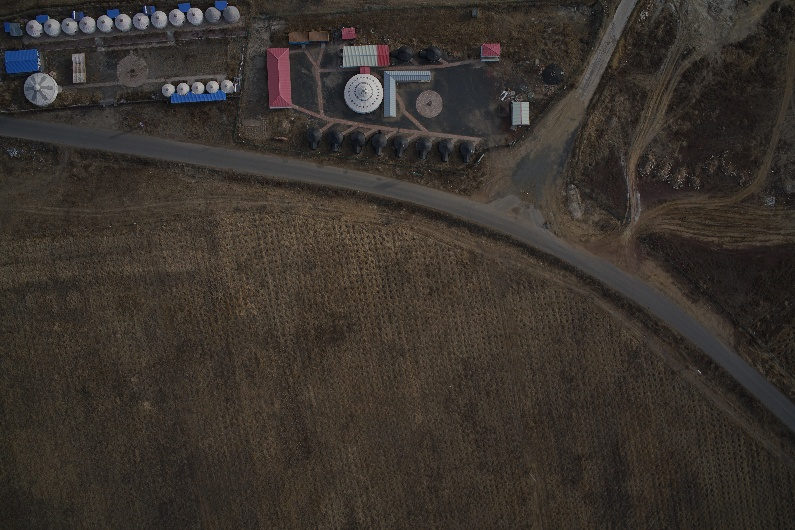
//> input picture Image_project/test_photo/DSC00032.JPG, 795 x 530 px
$ ./image_project3   (built with g++ and OpenCV 4)
//> lines starting //> are read from the running program, lines starting //| are printed output that depends on the picture
#include <iostream>
#include <opencv2/highgui/highgui.hpp>
#include <opencv2/opencv.hpp>
#include <opencv2/xfeatures2d.hpp>
#include <opencv2/core/core.hpp>
#include <opencv2/imgproc/imgproc.hpp>
#include <math.h>
#include <limits.h>


using namespace std;
using namespace cv;

//Number of interval rows
#define  NUMBER_OF_INTERVAL_ROWS    80
//Number of samples taken from the first image
#define  IMAGE1_NUMBER_OF_SAMPLES   300
#define  IMAGE2_NUMBER_OF_SAMPLES   400


int Overlapping_image_mosaic_algorithm( Mat &image1, Mat &image2, int &x_dis, int &y_dis)
{
		//图像image2 应该拼接到image1 的上方(530*795)
		int base[IMAGE1_NUMBER_OF_SAMPLES];
		int start_row = (image1.rows / 4);
		int start_col = (image1.cols / 2) - IMAGE1_NUMBER_OF_SAMPLES/2;

		for(int i=0; i<IMAGE1_NUMBER_OF_SAMPLES; i++)
		{
			base[i] = image1.at<uchar>(start_row - NUMBER_OF_INTERVAL_ROWS, start_col + i) - image1.at<uchar>(start_row, start_col + i);
			image1.at<uchar>(start_row - NUMBER_OF_INTERVAL_ROWS, start_col + i) = 0;
			image1.at<uchar>(start_row, start_col + i) = 0;
		}

		imshow("i1", image1);


		int num = image2.rows  - NUMBER_OF_INTERVAL_ROWS;
		int match_start_col = image2.cols / 2 - IMAGE2_NUMBER_OF_SAMPLES / 2;

		int min_all_err = INT_MAX;
		int min_all_num = 0;
		int min_all_num_dis = 0;

		int min_err[num];
		int min_err_dis[num] = {0};

		for(int i=0; i<num; i++)
		{
			min_err[i] = INT_MAX;
		}

		int match_image[IMAGE2_NUMBER_OF_SAMPLES];
		int dis = IMAGE2_NUMBER_OF_SAMPLES - IMAGE1_NUMBER_OF_SAMPLES + 1;

		for(int n = 0; n < num; n++)
		{
			for(int i=0; i<IMAGE2_NUMBER_OF_SAMPLES; i++)
			{
				match_image[i] = image2.at<uchar>(n, match_start_col + i) -
								 image2.at<uchar>(n + NUMBER_OF_INTERVAL_ROWS, match_start_col + i);
			}

			for(int i=0; i<dis; i++)
			{
				int err = 0;
				for(int j=0; j<IMAGE1_NUMBER_OF_SAMPLES; j++)
				{
					err += pow((match_image[j+i] - base[j]), 2);
				}

				if(err < min_err[n])
				{
					min_err[n] = err;
					min_err_dis[n] = i;

					if(min_err[n] < min_all_err)
					{
						min_all_err = min_err[n];
						min_all_num_dis = min_err_dis[n];
						min_all_num = n;
					}
				}

			}
		}

#if 1
		for(int n = 0; n<num; n++)
		{
			cout << "num:" << n << ",min_err_dis:" << min_err_dis[n] << ",min_err:" << min_err[n] << endl;
		}

		cout << "min all err:" << min_all_err << ",min all num:" << min_all_num << ",min all num dis:" << min_all_num_dis << endl;

		for(int i=0; i<IMAGE1_NUMBER_OF_SAMPLES; i++)
		{
			image2.at<uchar>(min_all_num, match_start_col + min_all_num_dis + i) = 0;
			image2.at<uchar>(min_all_num+NUMBER_OF_INTERVAL_ROWS, match_start_col + min_all_num_dis + i) = 0;
		}

		imshow("i2", image2);
#endif
		//y < 0, 表示向左 移动的像素，y > 0 表示向 右移动的像素
		y_dis = (IMAGE2_NUMBER_OF_SAMPLES - IMAGE1_NUMBER_OF_SAMPLES) / 2 - min_all_num_dis;
		//x > 0, 向上移动了14 个像素点
		x_dis = min_all_num - start_row + NUMBER_OF_INTERVAL_ROWS;

	return 0;
}

void optimize_seam(Mat& img1, Mat& img2, Mat& dst, int x_dis, int y_dis);

int main(int argc, char *argv[])
{
	Mat image01= imread("./test_photo/DSC00032.JPG");
//> image01 is the input picture: 530 rows x 795 cols, CV_8UC3; mean B, G, R 44.8, 50.6, 56.9
	Mat image02 = imread("./test_photo/DSC00033.JPG");
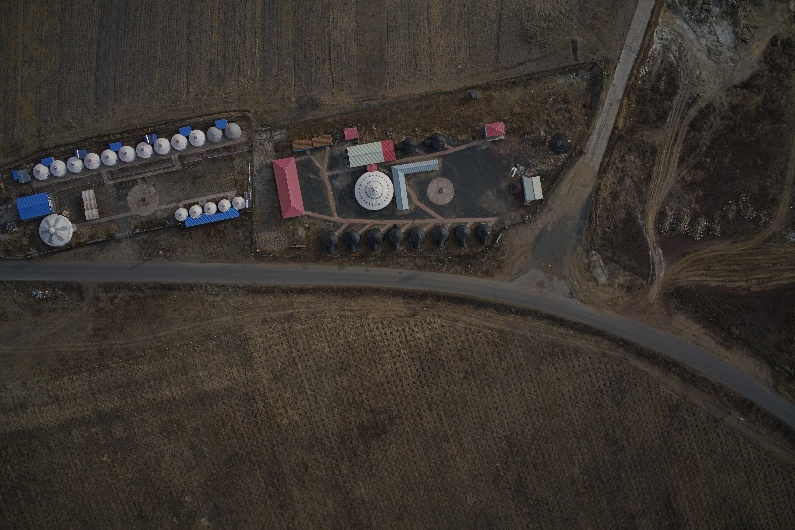
//> input picture Image_project/test_photo/DSC00033.JPG, 795 x 530 px
//> image02 is the input picture: 530 rows x 795 cols, CV_8UC3; mean B, G, R 46.9, 52.3, 58


	Mat image1, image2;
	cvtColor(image01, image1, CV_RGB2GRAY);
	cvtColor(image02, image2, CV_RGB2GRAY);

	int x_dis, y_dis;
	//计算图像拼接的位置
	Overlapping_image_mosaic_algorithm(image1, image2, x_dis, y_dis);
//> after the loop in Overlapping_image_mosaic_algorithm, `for(int i=0; i<IMAGE1_NUMBER_OF_SAMPLES; i++)`:
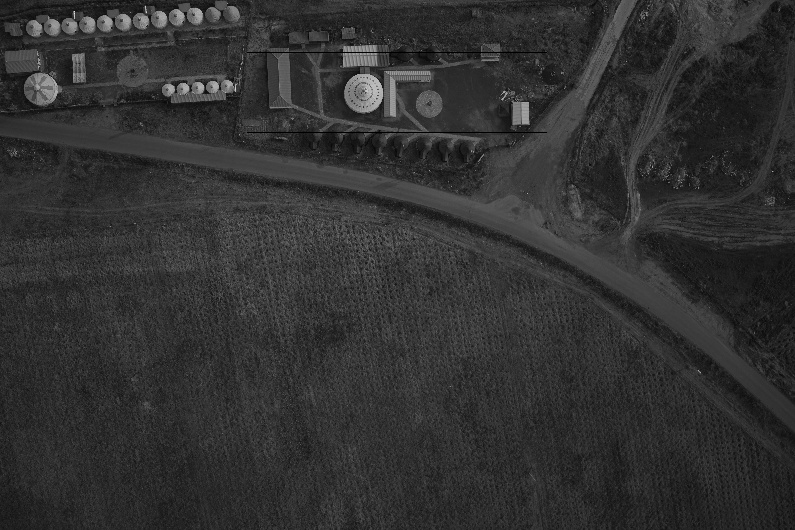
//> image1: 530 rows x 795 cols, CV_8UC1; min 0, max 232, mean 49.5
//> after the loop in Overlapping_image_mosaic_algorithm, `for(int i=0; i<IMAGE1_NUMBER_OF_SAMPLES; i++)`: base = 300 values, max 124 at index 106, min -71 at index 186, mean 5.44
//> the loop in Overlapping_image_mosaic_algorithm, `for(int n = 0; n < num; n++)` made 450 passes
//> (min_all_err, min_all_num_dis, min_all_num) on passes 1 to 3: (505171, 77, 0), (505171, 77, 0), (503294, 67, 2)
//> after the loop in Overlapping_image_mosaic_algorithm, `for(int n = 0; n < num; n++)`: match_image = 400 values, max 38 at index 198, min -24 at index 114, mean 3.91; min_all_err = 320916; min_all_num_dis = 55; min_all_num = 146
//| min all err:320916,min all num:146,min all num dis:55
//> after the loop in Overlapping_image_mosaic_algorithm, `for(int i=0; i<IMAGE1_NUMBER_OF_SAMPLES; i++)`:
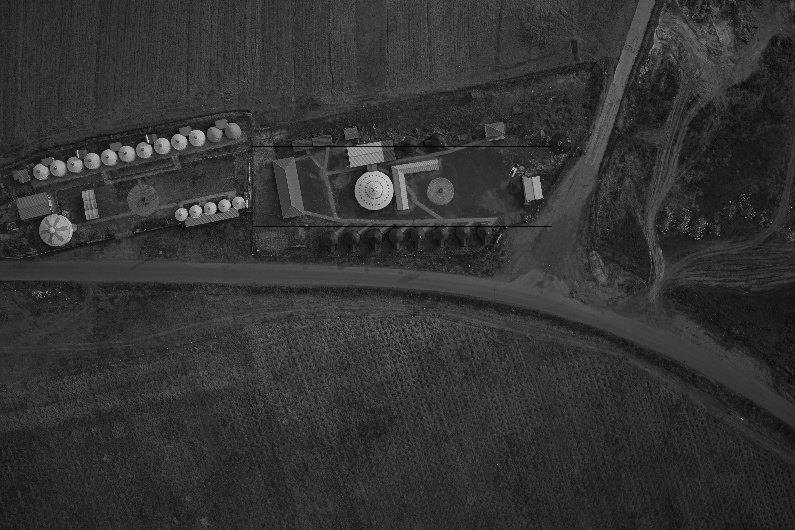
//> image2: 530 rows x 795 cols, CV_8UC1; min 0, max 245, mean 51.3
//> in Overlapping_image_mosaic_algorithm, `y_dis = (IMAGE2_NUMBER_OF_SAMPLES - IMAGE1_NUMBER_OF_SAMPLES) / 2 - mi..`: y_dis = -5
//> in Overlapping_image_mosaic_algorithm, `x_dis = min_all_num - start_row + NUMBER_OF_INTERVAL_ROWS;`: x_dis = 94
//> x_dis = 94; y_dis = -5

	cout << "x_dis:" << x_dis << ", y_dis:" << y_dis << endl;
//| x_dis:94, y_dis:-5

	//把第二幅图像拼接到第一幅上

	Mat destImage( image01.rows + x_dis, image01.cols + abs(y_dis),CV_8UC3);
//> destImage: 624 rows x 800 cols, CV_8UC3; every value is 0

	destImage.setTo(0);
	if(y_dis < 0){
		image01.copyTo(destImage(Rect(abs(y_dis), x_dis, image01.cols, image01.rows)));
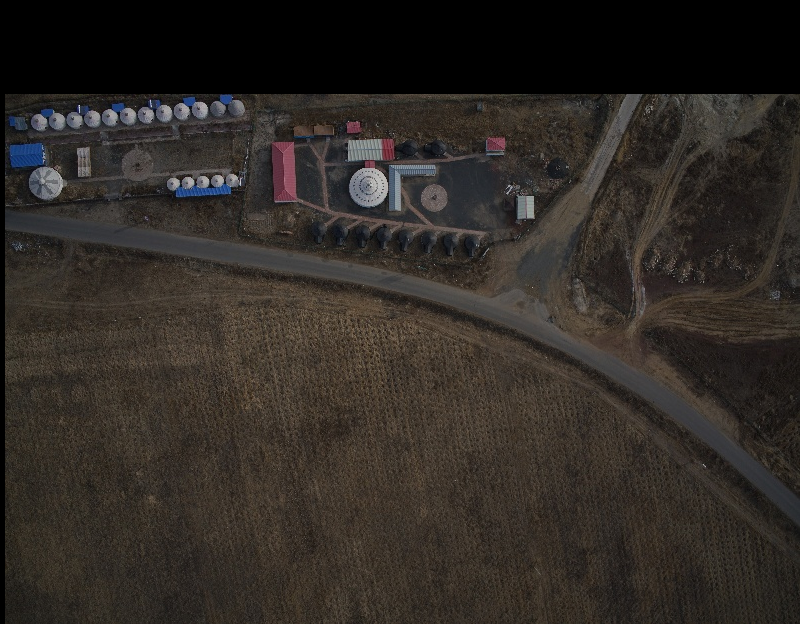
//> destImage: 624 rows x 800 cols, CV_8UC3; mean B, G, R 37.8, 42.7, 48.1
		image02.copyTo(destImage(Rect(0,0, image02.cols, image02.rows)));
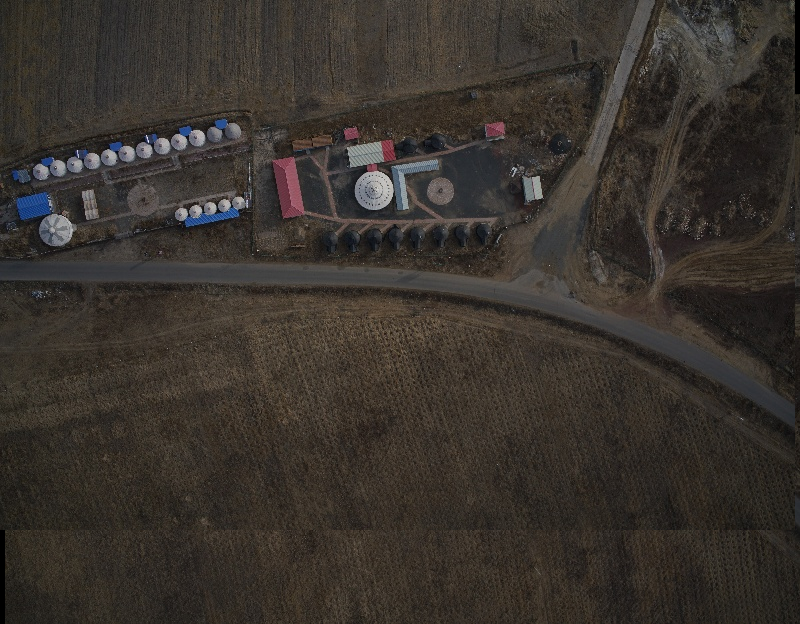
//> destImage: 624 rows x 800 cols, CV_8UC3; mean B, G, R 45.2, 50.9, 56.7
    }else{
		image01.copyTo(destImage(Rect(0, x_dis, image01.cols, image01.rows)));
		image02.copyTo(destImage(Rect(y_dis,0, image02.cols, image02.rows)));
	}

	optimize_seam(image01, image02, destImage, x_dis, y_dis);
//> in optimize_seam, `double process_width = img2.rows - x_dis;`: process_width = 436
//> the loop in optimize_seam, `for(i=x_dis, k=0; i<img2.rows && k<img1.rows; i++, k++)` made 436 passes
//> alpha on passes 1 to 3: 1, 0.998, 0.995
//> after the loop in optimize_seam, `for(i=x_dis, k=0; i<img2.rows && k<img1.rows; i++, k++)`:
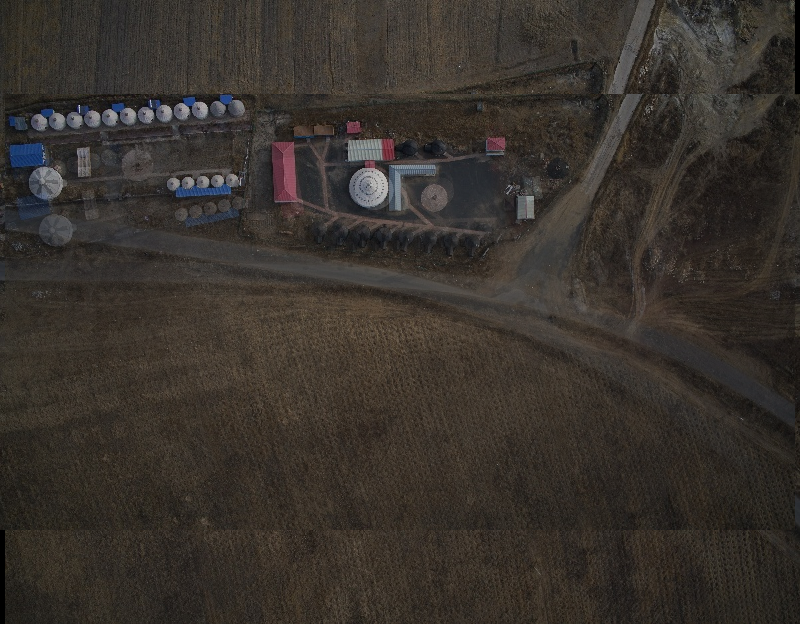
//> dst: 624 rows x 800 cols, CV_8UC3; mean B, G, R 44.7, 50.2, 55.9

	imshow("dest", destImage);
	imwrite("dest.jpg", destImage);

	waitKey();

	return 0;
}

//优化两图的连接处，使得拼接自然
void optimize_seam(Mat& img1, Mat& img2, Mat& dst, int x_dis, int y_dis)
{
	int start = img2.rows;
	//重叠区域的宽度
	double process_width = img2.rows - x_dis;
	double alpha = 1; //img1 中像素的权重

	int i,k;
	for(i=x_dis, k=0; i<img2.rows && k<img1.rows; i++, k++)
	{
		uchar* p = img1.ptr<uchar>(k);
		uchar* t = img2.ptr<uchar>(i);
		uchar* d = dst.ptr<uchar>(i);

		alpha = (process_width - (i-x_dis)) / process_width;
		int j,n;
		for(j=abs(y_dis), n=0; j<img2.cols && n<img1.cols; j++, n++)
		{
			d[j*3] = p[n*3]*alpha + t[j*3]*(1-alpha);
			d[j*3 + 1] = p[n*3 + 1]*alpha + t[j*3 + 1]*(1-alpha);
			d[j*3 + 2] = p[n*3 + 2]*alpha + t[j*3 + 2]*(1-alpha);
		}
	}
}
